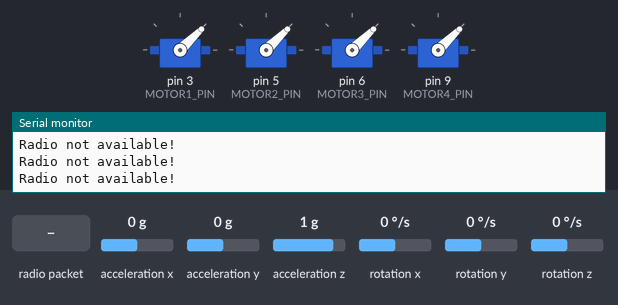
Bench run of a program on a simulated Arduino Nano, built with avr-gcc and run on an emulated ATmega328P. On the bench: 4 × servo, the last lines printed to the serial monitor. The inputs (shaded band) are chosen by the test bench; at power-on: acceleration x 0 g, acceleration z 1 g, acceleration y 0 g, rotation x 0 °/s, rotation y 0 °/s, rotation z 0 °/s. No radio packets arrive unless stated.

Above: at 3.2 s.
3.3 s: radio packet "1" arrives
At 3.6 s:
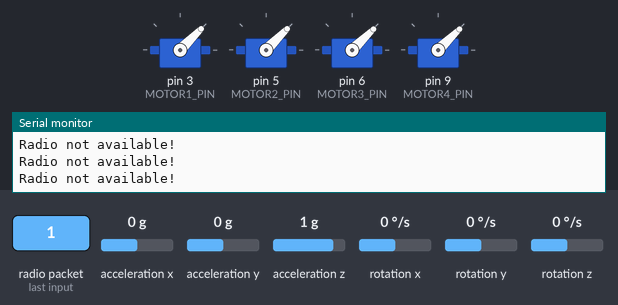
4.8 s: acceleration x set to -1.4 g
At 6.0 s:
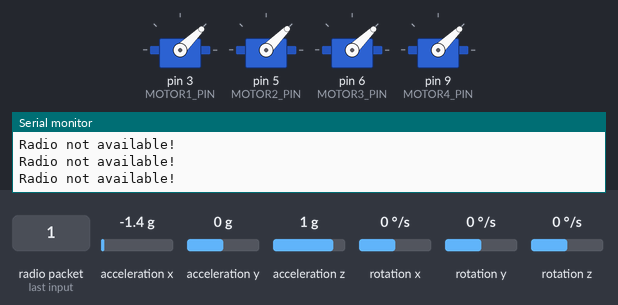
6.3 s: acceleration z set to 0 g
At 6.7 s:
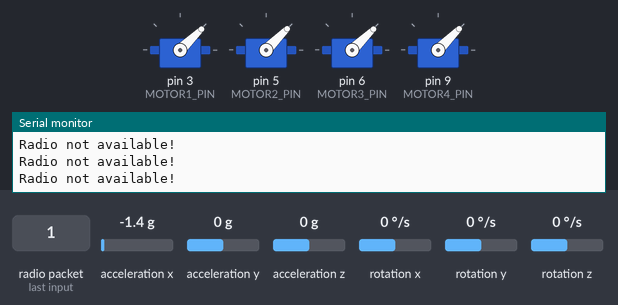
9.3 s: radio packet "2" arrives
At 9.8 s:
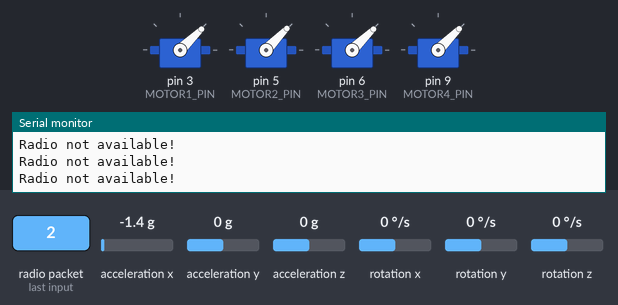
10.8 s: acceleration y set to -1.4 g
At 11.5 s:
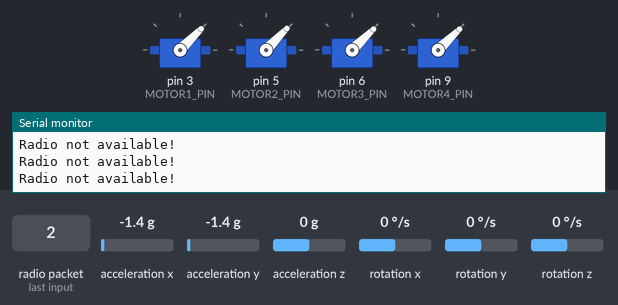
Timing chart, 0 to 13.8 s (numbered marks = the images above; inputs shaded):
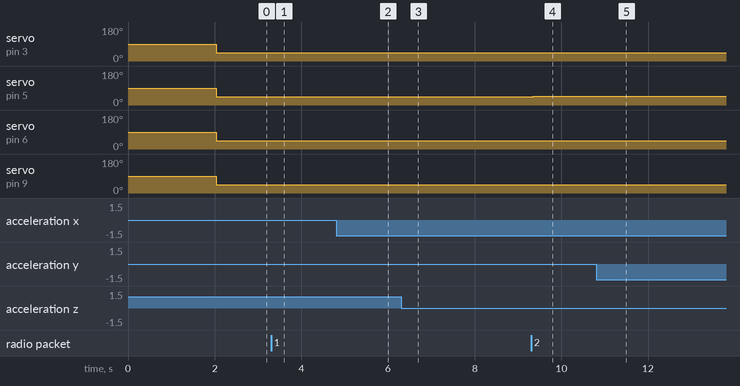

Measured:
- after the input at 3.3 s, servo on pin 3 (MOTOR1_PIN), servo on pin 5 (MOTOR2_PIN): 44° → 45° at once
- after the input at 4.8 s, servo on pin 3 (MOTOR1_PIN): 45° → 44° at once
- after the input at 6.3 s, servo on pin 9 (MOTOR4_PIN): 44° → 45° at once
- after the input at 9.3 s, servo on pin 5 (MOTOR2_PIN): 45° → 46° after 0.05 s
- after the input at 10.8 s, servo on pin 3 (MOTOR1_PIN): 44° → 45° at once; servo on pin 9 (MOTOR4_PIN): 45° → 44° at once

The program:

main.cpp
```cpp
// External Libraries
#include <SPI.h>
#include <nRF24L01.h>
#include <RF24.h>
#include <Wire.h>
#include <MPU6050_light.h>
#include <Arduino.h>

// Internal imports
#include "internal/domain/attitude.h"
#include "internal/domain/motor_output.h"
#include "internal/domain/drone_command.h"
#include "internal/infrastructure/radio_driver.h"
#include "internal/infrastructure/mpu_driver.h"
#include "internal/infrastructure/motor_driver.h"
#include "internal/application/flight_service.h"

// Radio address
byte address[6] = "00001";

// MPU setup
MPU6050 mpu(Wire);

// Global variables
// Define radio CE & CSN pins
int cePin =  9;
int csnPin = 10;

// Motor pin assignments
#define MOTOR1_PIN 3
#define MOTOR2_PIN 5
#define MOTOR3_PIN 6
#define MOTOR4_PIN 9

Attitude attitude(0, 0);
DroneCommand command(0, 0, 0, 0, millis());

RadioDriver radio(cePin, csnPin, &address);
MPUDriver mpuDriver(&mpu);
MotorDriver motorDriver(MOTOR1_PIN, MOTOR2_PIN, MOTOR3_PIN, MOTOR4_PIN);
FlightService flightService(0.1, 0.0, 0.0);

void setup() {
    Serial.begin(9600);
    Serial.println("Setting up drone controller...");
    radio.begin();
    mpuDriver.begin();
}

void loop() {
    radio.receiveCommand(command);
    mpuDriver.getAttitude(attitude);
    MotorOutput motorOutput = flightService.computeMotorOutput(command, attitude);
    motorDriver.setMotorSpeeds(motorOutput);
    delay(50);
}
```

flight_service.cpp
```cpp
#include "flight_service.h"
#include "internal/domain/motor_output.h"
#include "internal/domain/drone_command.h"

#include <Arduino.h>

FlightService::FlightService(float Kp, float Ki, float Kd) {
    this->Kp = Kp;
    this->Ki = Ki;
    this->Kd = Kd;
    this->pitchIntegral = 0;
    this->rollIntegral = 0;
    this->pitchPrevError = 0;
    this->rollPrevError = 0;
}

MotorOutput FlightService::computeMotorOutput(DroneCommand& command, Attitude& attitude) {
    MotorOutput motorOutput;

    float pitchCorrection = PID(command.getPitch(), attitude.getPitch());
    float rollCorrection = PID(command.getRoll(), attitude.getRoll());

    int throttlePWM = map(command.getThrottle(), 0, 100, 1000, 2000);
    int motor1Speed = throttlePWM + pitchCorrection + rollCorrection;
    int motor2Speed = throttlePWM + pitchCorrection - rollCorrection;
    int motor3Speed = throttlePWM - pitchCorrection + rollCorrection;
    int motor4Speed = throttlePWM - pitchCorrection - rollCorrection;
    motor1Speed = constrain(motor1Speed, 1000, 2000);
    motor2Speed = constrain(motor2Speed, 1000, 2000);
    motor3Speed = constrain(motor3Speed, 1000, 2000);
    motor4Speed = constrain(motor4Speed, 1000, 2000);

    motorOutput.setMotor1Speed(motor1Speed);
    motorOutput.setMotor2Speed(motor2Speed);
    motorOutput.setMotor3Speed(motor3Speed);
    motorOutput.setMotor4Speed(motor4Speed);

    return motorOutput;
}

float FlightService::PID(float target, float current) {
    float error = target - current;
    this->pitchIntegral += error;
    float derivative = error - this->pitchPrevError;
    this->pitchPrevError = error;
    return this->Kp * error + this->Ki * this->pitchIntegral + this->Kd * derivative;
}
```

flight_service.h
```cpp
#ifndef FLIGHT_SERVICE_H
#define FLIGHT_SERVICE_H

#include "../domain/attitude.h"
#include "../domain/motor_output.h"
#include "../domain/drone_command.h"

class FlightService {
    public:
        FlightService(float Kp, float Ki, float Kd);
        MotorOutput computeMotorOutput(DroneCommand& command, Attitude& attitude);

    private:
        float PID(float target, float current);
        float Kp, Ki, Kd;
        float pitchIntegral, rollIntegral;
        float pitchPrevError, rollPrevError;
};

#endif
```

attitude.cpp
```cpp
#include "attitude.h"

Attitude::Attitude(int pitch, int roll) {
    this->pitch = pitch;
    this->roll = roll;
}

int Attitude::getPitch() {
    return this->pitch;
}

int Attitude::getRoll() {
    return this->roll;
}

void Attitude::setPitch(int pitch) {
    this->pitch = pitch;
}

void Attitude::setRoll(int roll) {
    this->roll = roll;
}
```

attitude.h
```cpp
#ifndef ATTITUDE_H
#define ATTITUDE_H

struct Attitude {
    private:
        int pitch;
        int roll;

    public:
        Attitude(int pitch, int roll);
        int getPitch();
        int getRoll();
        void setPitch(int pitch);
        void setRoll(int roll);
};

#endif
```

drone_command.cpp
```cpp
#include "drone_command.h"

DroneCommand::DroneCommand(
    int pitch,
    int roll,
    int yaw,
    int throttle,
    unsigned long timestamp
) {
    this->pitch = pitch;
    this->roll = roll;
    this->yaw = yaw;
    this->throttle = throttle;
    this->timestamp = timestamp;
}

// Setters

void DroneCommand::setPitch(int pitch) {
    this->pitch = pitch;
}

void DroneCommand::setRoll(int roll) {
    this->roll = roll;
}

void DroneCommand::setYaw(int yaw) {
    this->yaw = yaw;
}

void DroneCommand::setThrottle(int throttle) {
    this->throttle = throttle;
}

void DroneCommand::setTimestamp(unsigned long timestamp) {
    this->timestamp = timestamp;
}

void DroneCommand::reset() {
    pitch = 0;
    roll = 0;
    yaw = 0;
    throttle = 0;
    timestamp = 0;
}

// Getters

int DroneCommand::getPitch() {
    return this->pitch;
}

int DroneCommand::getRoll() {
    return this->roll;
}

int DroneCommand::getYaw() {
    return this->yaw;
}

int DroneCommand::getThrottle() {
    return this->throttle;
}

unsigned long DroneCommand::getTimestamp() {
    return this->timestamp;
}
```

drone_command.h
```cpp
#ifndef DRONE_COMMAND_H
#define DRONE_COMMAND_H

class DroneCommand {
    private:
        int pitch, roll, yaw, throttle;
        unsigned long timestamp;

    public:
        DroneCommand(
            int pitch,
            int roll,
            int yaw,
            int throttle,
            unsigned long timestamp
        );
        int getPitch();
        int getRoll();
        int getYaw();
        int getThrottle();
        unsigned long getTimestamp();
        // Setters
        void setPitch(int pitch);
        void setRoll(int roll);
        void setYaw(int yaw);
        void setThrottle(int throttle);
        void setTimestamp(unsigned long timestamp);
        void reset();
};

#endif
```

motor_output.cpp
```cpp
#include "motor_output.h"

MotorOutput::MotorOutput() {
    this->motor1Speed = 1000;
    this->motor2Speed = 1000;
    this->motor3Speed = 1000;
    this->motor4Speed = 1000;
}

// Setters

void MotorOutput::setMotor1Speed(int motor1Speed) {
    this->motor1Speed = motor1Speed;
}

void MotorOutput::setMotor2Speed(int motor2Speed) {
    this->motor2Speed = motor2Speed;
}

void MotorOutput::setMotor3Speed(int motor3Speed) {
    this->motor3Speed = motor3Speed;
}

void MotorOutput::setMotor4Speed(int motor4Speed) {
    this->motor4Speed = motor4Speed;
}

// Getters

int MotorOutput::getMotor1Speed() {
    return this->motor1Speed;
}

int MotorOutput::getMotor2Speed() {
    return this->motor2Speed;
}

int MotorOutput::getMotor3Speed() {
    return this->motor3Speed;
}

int MotorOutput::getMotor4Speed() {
    return this->motor4Speed;
}
```

motor_output.h
```cpp
#ifndef MOTOR_OUTPUT_H
#define MOTOR_OUTPUT_H

class MotorOutput {
  private:
    int motor1Speed;
    int motor2Speed;
    int motor3Speed;
    int motor4Speed;
  public:
    MotorOutput();
    void setMotor1Speed(int motor1Speed);
    void setMotor2Speed(int motor2Speed);
    void setMotor3Speed(int motor3Speed);
    void setMotor4Speed(int motor4Speed);
    int getMotor1Speed();
    int getMotor2Speed();
    int getMotor3Speed();
    int getMotor4Speed();
};

#endif
```

motor_driver.cpp
```cpp
#include "motor_driver.h"
#include <Arduino.h>
#include <Servo.h>

MotorDriver::MotorDriver(
    int pin1,
    int pin2,
    int pin3,
    int pin4
) {
    this->m1 = pin1;
    this->m2 = pin2;
    this->m3 = pin3;
    this->m4 = pin4;

    Servo m1Servo;
    Servo m2Servo;
    Servo m3Servo;
    Servo m4Servo;

    this->m1Servo = m1Servo;
    this->m2Servo = m2Servo;
    this->m3Servo = m3Servo;
    this->m4Servo = m4Servo;

    this->m1Servo.attach(this->m1);
    this->m2Servo.attach(this->m2);
    this->m3Servo.attach(this->m3);
    this->m4Servo.attach(this->m4);
}

void MotorDriver::setMotorSpeeds(MotorOutput& output) {
    int sp1 = output.getMotor1Speed();
    int sp2 = output.getMotor2Speed();
    int sp3 = output.getMotor3Speed();
    int sp4 = output.getMotor4Speed();
    this->m1Servo.writeMicroseconds(sp1);
    this->m2Servo.writeMicroseconds(sp2);
    this->m3Servo.writeMicroseconds(sp3);
    this->m4Servo.writeMicroseconds(sp4);
}
```

motor_driver.h
```cpp
#ifndef MOTOR_DRIVER_H
#define MOTOR_DRIVER_H

#include "internal/domain/motor_output.h"
#include <Servo.h>

class MotorDriver {
    public:
        MotorDriver(int pin1, int pin2, int pin3, int pin4);
        void setMotorSpeeds(MotorOutput& output);

    private:
        int m1;
        int m2;
        int m3;
        int m4;
        Servo m1Servo;
        Servo m2Servo;
        Servo m3Servo;
        Servo m4Servo;
};

#endif
```

mpu_driver.cpp
```cpp
#include <Arduino.h>
#include <MPU6050_light.h>
#include "internal/infrastructure/mpu_driver.h"

MPUDriver::MPUDriver(MPU6050 *mpu) {
    this->mpu = mpu;
    this->xAngle = 0;
    this->yAngle = 0;
}

void MPUDriver::begin() {
    byte status = this->mpu->begin();
    while (status != 0) { } // stop if can't connect
    Serial.println(F("Calculating offsets, do not move MPU6050"));
    delay(1000);
    this->mpu->calcOffsets(true, true); // gyro & accel
    Serial.println(F("MPU6050 initialized"));
}

void MPUDriver::update() {
    this->mpu->update();
}

Attitude MPUDriver::getAttitude(Attitude& attitude) {
    this->mpu->update();
    attitude.setPitch(this->mpu->getAngleX());
    attitude.setRoll(this->mpu->getAngleY());
    return attitude;
}
```

mpu_driver.h
```cpp
#ifndef MPU_DRIVER_H
#define MPU_DRIVER_H

#include "internal/domain/attitude.h"
#include <MPU6050_light.h>
#include <Wire.h>

class MPUDriver {
    public:
        MPUDriver(MPU6050 *mpu);
        void begin();
        void update();
        Attitude getAttitude(Attitude& attitude);

    private:
        MPU6050 *mpu;
        int xAngle, yAngle;
};

#endif
```

radio_driver.cpp
```cpp
#include "radio_driver.h"
#include <SPI.h>

RadioDriver::RadioDriver(int cePin, int csnPin, byte address) {
    this->cePin = cePin;
    this->csnPin = csnPin;
    this->address = address;
    this->radio = RF24(this->cePin, this->csnPin);
}

void RadioDriver::begin() {
    bool started = this->radio.begin();
    Serial.print("Radio started: ");
    Serial.println(started);
    this->radio.setPALevel(RF24_PA_LOW);
    this->radio.openReadingPipe(0, this->address);
    this->radio.startListening();
}

void RadioDriver::receiveCommand(DroneCommand& command) {
    if (this->radio.available()) {
        Serial.print("Receiving command...");
        this->radio.read(&command, sizeof(DroneCommand));
    } else {
        Serial.println("Radio not available!");
    }
}
```

radio_driver.h
```cpp
#ifndef RADIO_DRIVER_H
#define RADIO_DRIVER_H

#include <nRF24L01.h>
#include <RF24.h>
#include "../domain/drone_command.h"

class RadioDriver {
    private:
        RF24 radio;
        int cePin;
        int csnPin;
        byte address;

    public:
        RadioDriver(int cePin, int csnPin, byte address);
        void begin();
        void receiveCommand(DroneCommand& command);
};

#endif
```
